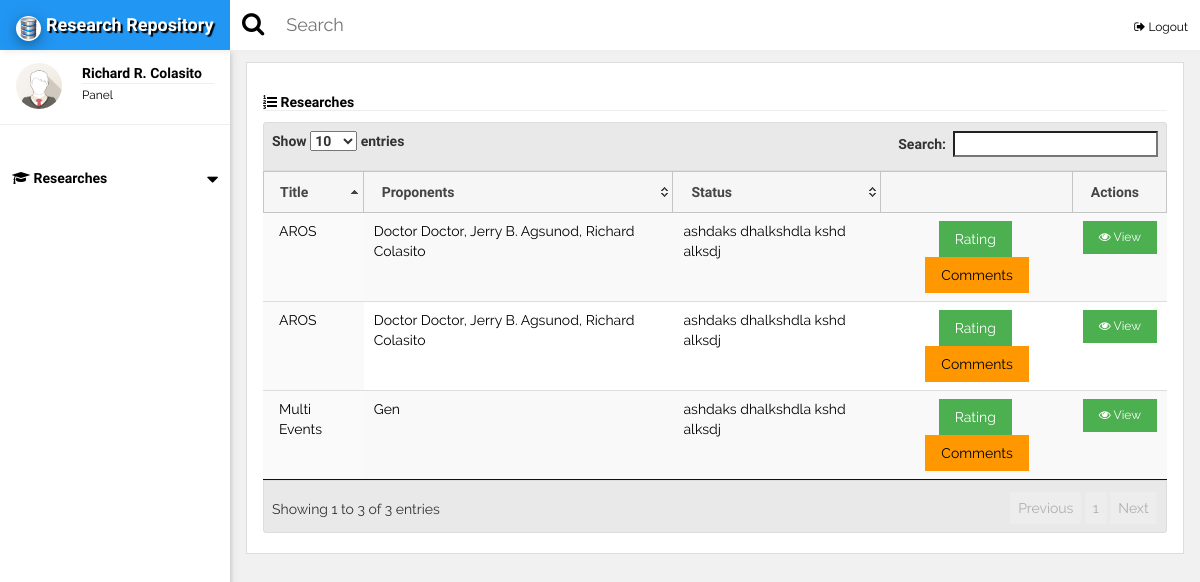
The page /panel/index.php?listRes=true (signed in) on the database its author committed.
### tables this page shows
CREATE TABLE `users` (
  `id` int(10) UNSIGNED NOT NULL,
  `first_name` varchar(255) NOT NULL,
  `middle_name` varchar(255) NOT NULL,
  `last_name` varchar(255) NOT NULL,
  `username` varchar(255) NOT NULL,
  `password` varchar(255) NOT NULL,
  `user_type` varchar(10) NOT NULL,
  `date_added` varchar(255) NOT NULL,
  `date_modified` varchar(255) NOT NULL,
  `deptID` int(3) NOT NULL
);

CREATE TABLE `panels` (
  `id` int(10) UNSIGNED NOT NULL,
  `name` varchar(255) NOT NULL,
  `designation` varchar(2) NOT NULL,
  `researchId` varchar(20) NOT NULL
);

CREATE TABLE `researches` (
  `id` int(11) UNSIGNED NOT NULL,
  `title` varchar(255) NOT NULL,
  `description` longtext NOT NULL,
  `course_id` varchar(10) NOT NULL,
  `adviserId` varchar(20) NOT NULL,
  `schoolYear` varchar(40) NOT NULL
);

### include/dbcon.php (called while the page is built, shortened)
<?php
	function getTitle($x){
		$sql = mysql_query("SELECT * FROM `researches` WHERE `id`='$x'");
		while($row = mysql_fetch_assoc($sql)){
			return $row['title'];
		}
	}
	function getPropo($x){
		$sql = mysql_query("SELECT * FROM `proponents` WHERE `researchId`='$x'");
		while($row = mysql_fetch_assoc($sql)){
			$prop[] = $row['name'];
		}
		return $prop;
	}
?>

### panel/listRes.php (the view, shortened to what this page needs)
	<header class="w3-container" style="padding-top:22px">
	<h5><b><i class="fa fa-list-ol fa-fx"></i>  Researches</b><hr style="margin:0px" /></h5>
</header>
<div class="w3-container">
	<table id="researchTbl" class="w3-table w3-text-black display dataTable no-footer">
		<thead>
			<tr>
				<th>Title</th>
				<th>Proponents</th>
				<th>Status</th>
				<th></th>
				<th>Actions</th>
			</tr>
		</thead>
		<tbody>
			<?php
				$panelId = $_SESSION['logged_in_id'];
				$sql = mysql_query("SELECT * FROM `panels` WHERE `name`='$panelId'");
				while($row = mysql_fetch_assoc($sql)){
					$researchId = $row['researchId'];
					$title = getTitle($researchId);
					$proponents = getPropo($researchId);
			?>
			<tr>
				<td><?php echo $title;?></td>
				<td><?php echo implode(", ",$proponents); ?></td>
				<td>ashdaks dhalkshdla kshd alksdj</td>
				<td class="w3-center">
                    <a href="?rating=<?php echo $row['researchId']; ?>" class="w3-btn w3-green" style="text-decoration:none;">Rating</a>&nbsp;<a class="w3-btn w3-orange" href="?comments=<?php echo $row['researchId']; ?>" style="text-decoration:none; color:#fff;" >Comments</a>
				</td>
				<td>
					<button class="w3-button w3-green w3-small"><span class="fa fa-eye fa-fx"></span> View</button>
				</td>
			</tr>
			<?php
				}
			?>
		</tbody>
	</table>
</div>

### panel/index.php (shortened to what this page needs)
<?php
	include("../include/dbcon.php");
?>
<!DOCTYPE html>
<html>
<link rel="stylesheet" type="text/css" href="../google/fafa.css">
<link href="../dist/css/select2.min.css" rel="stylesheet" />
<link href='../css/fullcalendar.min.css' rel='stylesheet' />
<link href='../css/fullcalendar.print.min.css' rel='stylesheet' media='print' />
<link href='../css/dataTables.jqueryui.min.css' rel='stylesheet'/>
<link href='../css/jquery-ui.css' rel='stylesheet'  />
<link rel="stylesheet" href="../css/w3.css">
<link rel="stylesheet" href="../js/bootstrap.min.css" />
<link href="summernote.css" rel="stylesheet">
<link type="text/css" href="../css/bootstrap-datetimepicker.min.css" rel="stylesheet" />
<body class="w3-light-grey">
<div class=" w3-row w3-bar w3-top w3-white w3-large" style="z-index:9999;box-shadow:2px 2px 6px #eee;">
	<div class="w3-hide-small w3-bar-item w3-blue" style="width:230px;text-align:center;text-shadow:2px 2px 1px #000;font-weight:bold;">
		<a href="../panel/" style="text-decoration:none;"> <img src="../images/logo.png" class="w3-white w3-circle w3-card-4" width="25" height="25" />   Research Repository</a>
	</div>
	<div class="w3-hide-small">
	<span class="fa fa-search w3-bar-item fa-lg" style="padding-top:15px !important;"></span>
	<input class="w3-input w3-bar-item w3-block w3-rest" type="text" placeholder="Search" style="padding-left:10px !important; min-width:50%;">
	<span class="w3-bar-item w3-right">
		<a href="../logout.php" class="w3-small w3-text-black "style="text-decoration:none;"><i class="fa fa-sign-out fa-fx"></i> Logout</a>
	</span>
	</div>
</div>
<nav class="w3-sidebar w3-card-2 w3-collapse w3-white w3-animate-left" style="z-index:3;width:230px;" id="mySidebar"><br>
  <div class="w3-container w3-row">
    <div class="w3-col s4">
      <img src="../images/avatar.png" class="w3-circle w3-margin-right" style="width:46px">
    </div>
	<?php
		$user_id = $_SESSION['logged_in_id'];
		$sql = mysql_query("select * from users where id='$user_id' LIMIT 1");
		while($row = mysql_fetch_array($sql)){
	?>
		<div class="w3-col s8 w3-bar">
		  <span><strong><?php echo ucwords($row['first_name'].' '.$row['middle_name'].' '.$row['last_name'])?></strong></span><br>
		  <hr style="margin:0px;"/>
		  <small>Panel</small>
		</div>
	<?php }?>
  </div>
  <hr>
  <div class="w3-container">
  </div>
  <div class="w3-bar-block">
	 <div class="w3-bar-item w3-button w3-padding w3-hover-blue" onclick="open_nav_accord('a2')">
		<i class="fa fa-graduation-cap fa-fw"></i> <b>Researches</b> <i class="fa fa-caret-down w3-right fa-lg" style="position:relative;top:5px;"></i>
	 </div>
	<br><br>
  </div>
</nav>
<div class="w3-main" style="margin-left:230px;margin-top:43px;">
	<div class="w3-container">
		<div class="w3-white" id="calendar_container"  style="margin-top:2%;padding-bottom:20px;border:1px solid #ddd">
			<?php
				if(isset($_GET['listRes'])){
					require('listRes.php');
				}else if(isset($_GET['rating'])){
					require('rating.php');
				}else if(isset($_GET['viewSched'])){
					require('viewSched.php');
				}else if(isset($_GET['comments'])){
					require('comments.php');
				}
			?>
		</div>
	</div>
</div>
</body>
</html>

### google/fafa.css (style rules this page uses)
.fa { display:inline-block;font:normal normal normal 14px/1 FontAwesome;font-size:inherit;text-rendering:auto;-webkit-font-smoothing:antialiased;-moz-osx-font-smoothing:grayscale }
.fa-lg { font-size:1.33333333em;line-height:.75em;vertical-align:-15% }
.fa-fw { width:1.28571429em;text-align:center }
.fa-search:before { content:"\f002" }
.fa-eye:before { content:"\f06e" }
.fa-sign-out:before { content:"\f08b" }
.fa-list-ol:before { content:"\f0cb" }
.fa-caret-down:before { content:"\f0d7" }
.fa-mortar-board:before,.fa-graduation-cap:before { content:"\f19d" }

### panel/index.php (style rules this page uses)
html,body,h1,h2,h3,h4,h5 { font-family: "Raleway", sans-serif }
.w3-bar-item { padding:12px !important; }

### rows shown on the page
users: first_name+middle_name+last_name "Richard R. Colasito"
panels: researchId.title "AROS", proponents "Doctor Doctor, Jerry B. Agsunod, Richard Colasito"
panels: researchId.title "AROS", proponents "Doctor Doctor, Jerry B. Agsunod, Richard Colasito"
panels: researchId.title "Multi Events", proponents "Gen"
